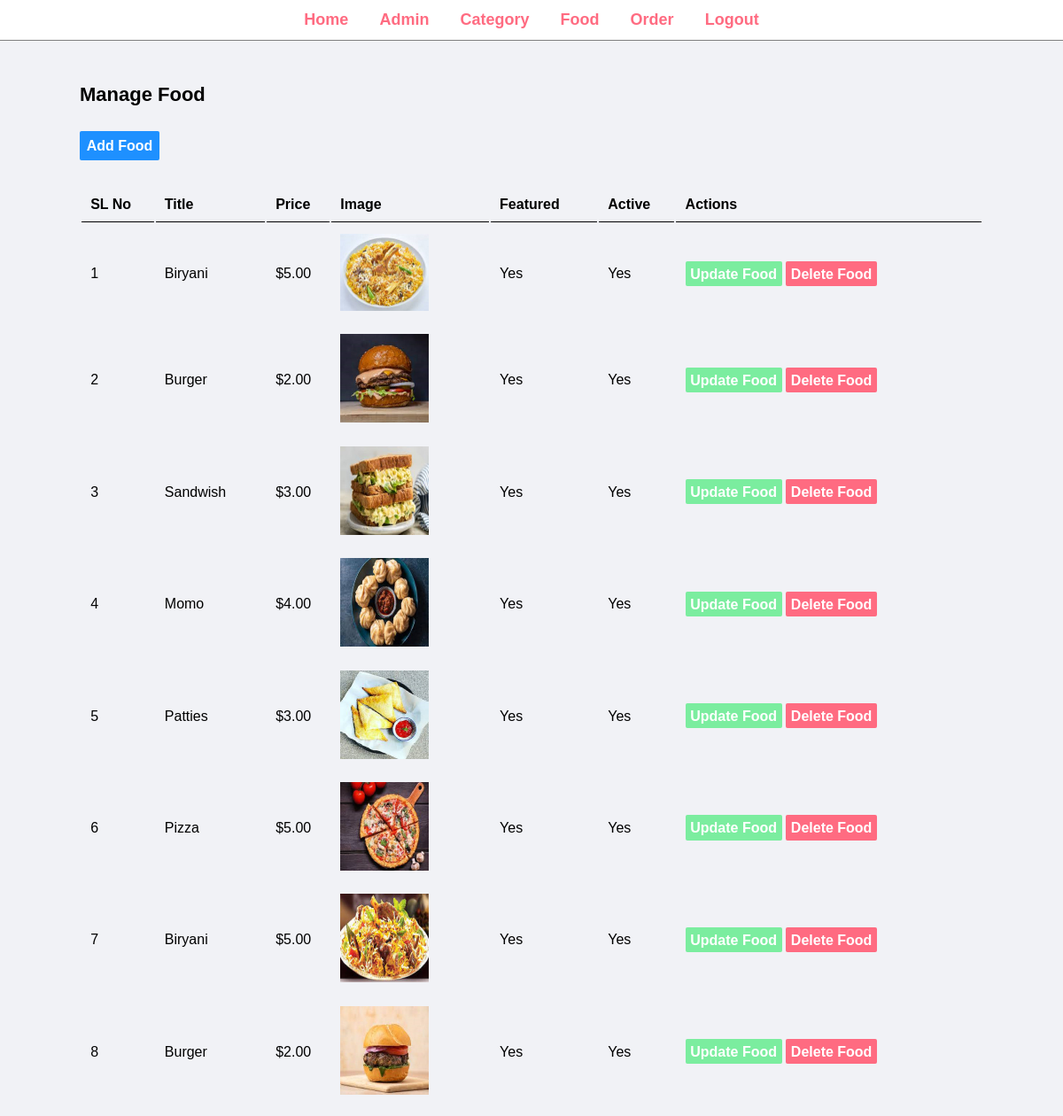
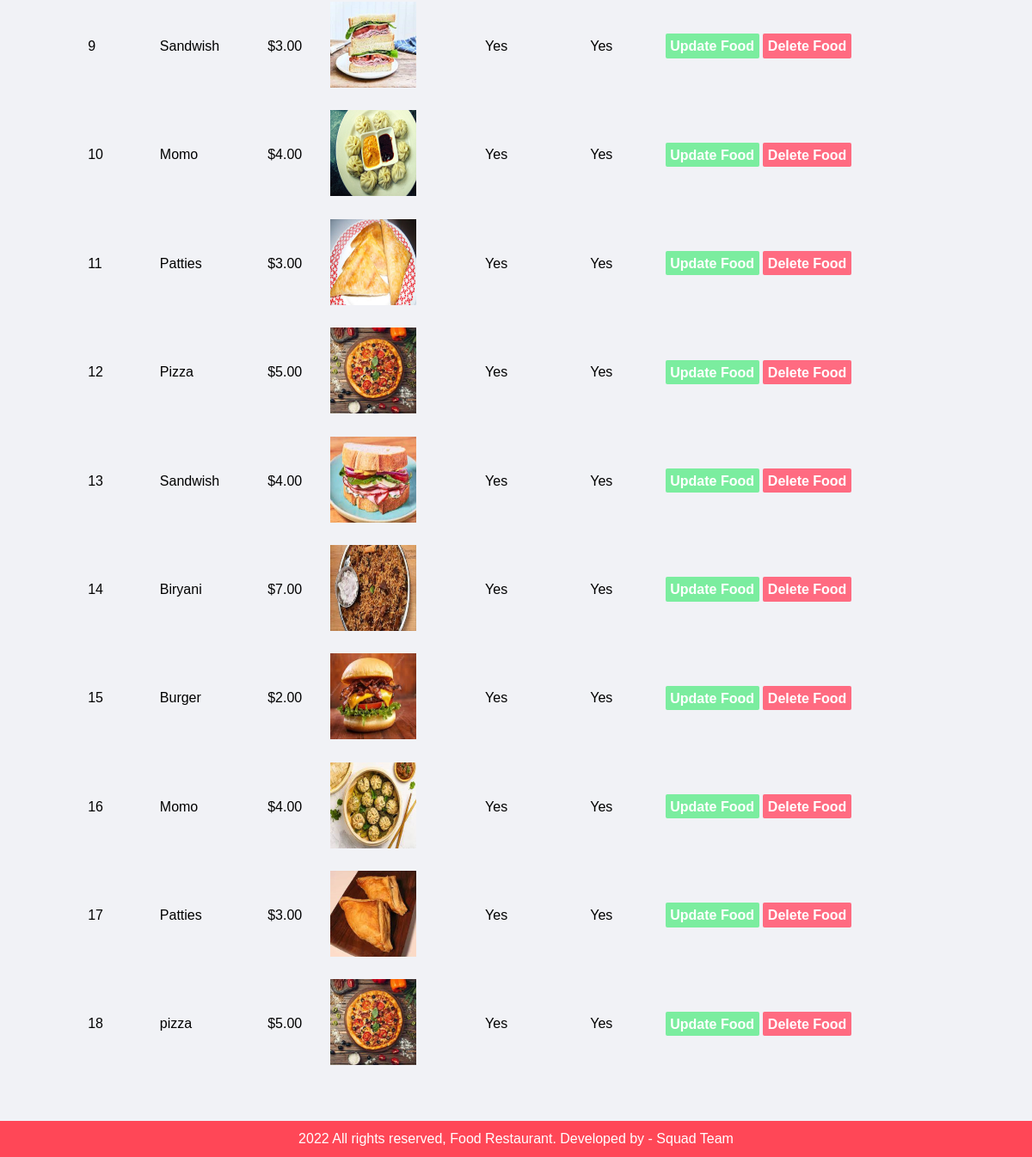
The app's page /admin/manage-food.php (signed in) with its own data (2 pictures, top to bottom).
### tables this page shows
CREATE TABLE `tbl_food` (
  `id` int(10) UNSIGNED NOT NULL,
  `title` varchar(150) NOT NULL,
  `description` text NOT NULL,
  `price` decimal(10,2) NOT NULL,
  `image_name` varchar(255) NOT NULL,
  `category_id` int(10) UNSIGNED NOT NULL,
  `featured` varchar(10) NOT NULL,
  `active` varchar(10) NOT NULL
);

### admin/manage-food.php (the view, shortened to what this page needs)
<?php
    include("partials/menu.php");
?>
    <div class="main-content">
        <div class="wraper">
            <h1>Manage Food</h1>
            <br>
            <br>
            <a href="<?php echo SITEURL; ?>admin/add-food.php" class="btn-primary">Add Food</a>
            <br><br><br>
            <table class="tbl-full">
                <tr>
                    <th>SL No</th>
                    <th>Title</th>
                    <th>Price</th>
                    <th>Image</th>
                    <th>Featured</th>
                    <th>Active</th>
                    <th>Actions</th>
                </tr>
                <?php
                    $sql = "SELECT * FROM tbl_food";
                    $result = mysqli_query($db_connection, $sql);
                    $count = mysqli_num_rows($result);
                    $sn = 1;
                    if($count > 0){
                        while($row = mysqli_fetch_assoc($result)){
                            $id = $row["id"];
                            $title = $row["title"];
                            $price = $row["price"];
                            $image_name = $row["image_name"];
                            $featured = $row["featured"];
                            $active = $row["active"];
                            ?>
                                <tr>
                                    <td><?php echo $sn++; ?></td>
                                    <td><?php echo $title; ?></td>
                                    <td>$<?php echo $price; ?></td>
                                    <td>
                                        <?php
                                            if($image_name == ""){
                                                echo "<div class='error'>Image not added</div>";
                                            }
                                            else{
                                                ?>
                                                <img src="<?php echo SITEURL; ?>images/food/<?php echo $image_name; ?>" width="100px">
                                                <?php
                                            }
                                        ?>
                                    </td>
                                    <td><?php echo $featured; ?></td>
                                    <td><?php echo $active; ?></td>
                                    <td>
                                        <a href="<?php echo SITEURL; ?>admin/update-food.php?id=<?php echo $id; ?>" class="btn-secondary">Update Food</a>
                                        <a href="<?php echo SITEURL; ?>admin/delete-food.php?id=<?php echo $id; ?>&image_name=<?php echo $image_name; ?>" class="btn-danger">Delete Food</a>
                                    </td>
                                </tr>
                            <?php
                        }
                    }
                    else{
                        echo "<tr><td colspan='7' class='error'>Food not added yet</td></tr>";
                    }
                ?>
            </table>
        </div>
    </div>
<?php
    include("partials/footer.php");
?>

### css/admin.css (style rules this page uses)
* { margin: 0; padding: 0; font-family: Arial, Helvetica, sans-serif; }
a { text-decoration: none; }
.wraper { padding: 1%; width: 85%; margin: 0 auto; }
.tbl-full { width: 100%; }
table tr th { border-bottom: 1px solid black; padding: 1%; text-align: left; }
table tr td { padding: 1%; }
.btn-primary { background-color: #1e90ff; padding: .75%; color: #ffffff; font-weight: bold; border-radius: 2px; }
.btn-secondary { background-color: #7bed9f; padding: 1.75%; color: #ffffff; font-weight: bold; border-radius: 2px; }
.btn-danger { background-color: #ff6b81; padding: 1.75%; color: #ffffff; font-weight: bold; border-radius: 2px; }
.main-content { background-color: #f1f2f6; padding: 3% 0; }
.main-content h1 { font-size: 22px; }

### records on screen
tbl_food: title "Biryani", price "5.00", image_name (picture), featured "Yes", active "Yes"
tbl_food: title "Burger", price "2.00", image_name (picture), featured "Yes", active "Yes"
tbl_food: title "Sandwish", price "3.00", image_name (picture), featured "Yes", active "Yes"
tbl_food: title "Momo", price "4.00", image_name (picture), featured "Yes", active "Yes"
tbl_food: title "Patties", price "3.00", image_name (picture), featured "Yes", active "Yes"
tbl_food: title "Pizza", price "5.00", image_name (picture), featured "Yes", active "Yes"
tbl_food: title "Biryani", price "5.00", image_name (picture), featured "Yes", active "Yes"
tbl_food: title "Burger", price "2.00", image_name (picture), featured "Yes", active "Yes"
tbl_food: title "Sandwish", price "3.00", image_name (picture), featured "Yes", active "Yes"
tbl_food: title "Momo", price "4.00", image_name (picture), featured "Yes", active "Yes"
tbl_food: title "Patties", price "3.00", image_name (picture), featured "Yes", active "Yes"
tbl_food: title "Pizza", price "5.00", image_name (picture), featured "Yes", active "Yes"
tbl_food: title "Sandwish", price "4.00", image_name (picture), featured "Yes", active "Yes"
tbl_food: title "Biryani", price "7.00", image_name (picture), featured "Yes", active "Yes"
tbl_food: title "Burger", price "2.00", image_name (picture), featured "Yes", active "Yes"
tbl_food: title "Momo", price "4.00", image_name (picture), featured "Yes", active "Yes"
tbl_food: title "Patties", price "3.00", image_name (picture), featured "Yes", active "Yes"
tbl_food: title "pizza", price "5.00", image_name (picture), featured "Yes", active "Yes"
